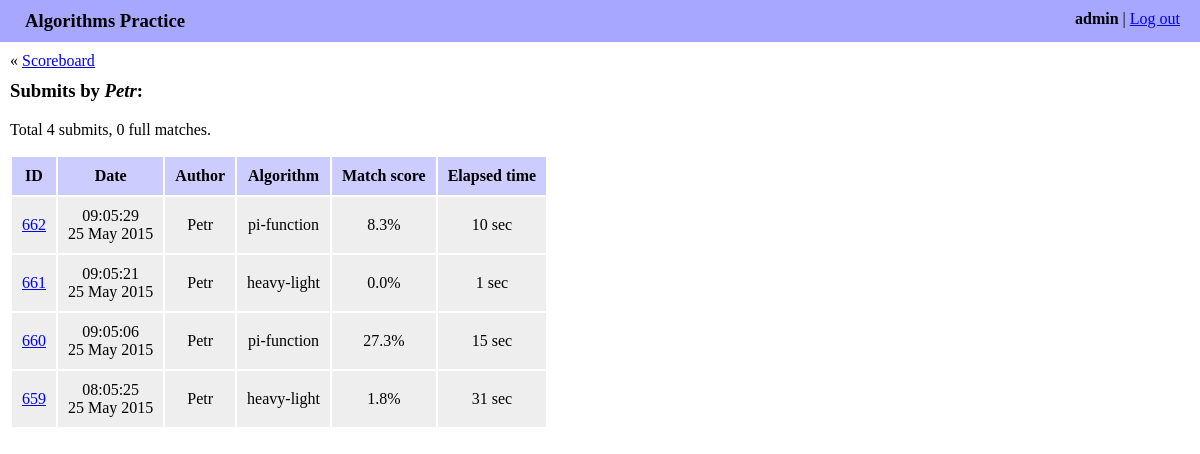
Before: /algo/history/Petr/ (signed in) with the older database file.
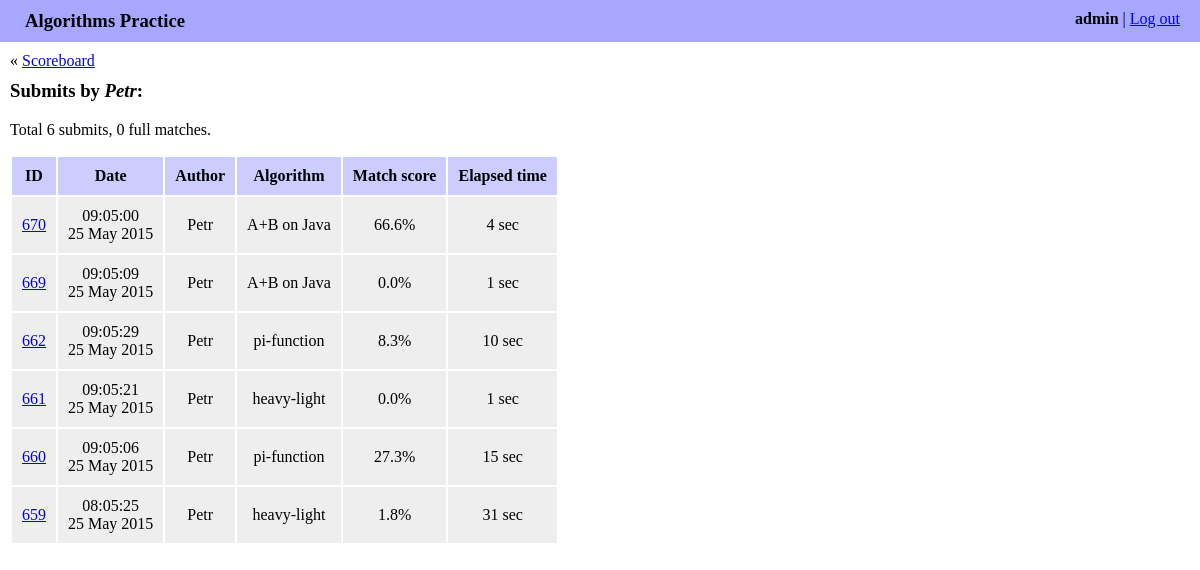
After: the same page with the newer database file.
### algo/models.py (models this page shows, shortened)
class Submit(models.Model):
    algorithm = models.ForeignKey(Algorithm)
    author = models.ForeignKey(User)
    date = models.DateTimeField(auto_now_add=True)
    elapsed_seconds = models.IntegerField()
    source_code = models.TextField()
    score = models.FloatField()

class Algorithm(models.Model):
    name = models.CharField(max_length=255)
    slug = models.SlugField(max_length=60)
    language = models.ForeignKey(Language)
    source_code = models.TextField()
    def __str__(self):
        return self.name

### algo/views.py (the view)
# urls.py: url(r'^history/(?P<author_username>[\w-]+)/$',
@login_required
def history(request, author_username, algorithm_slug=None):
    author = get_object_or_404(User,
                               username=author_username, groups__name='algo')
    if algorithm_slug is not None:
        algorithm = get_object_or_404(Algorithm, slug=algorithm_slug)
        submits = Submit.objects.filter(author=author, algorithm=algorithm)
    else:
        algorithm = None
        submits = Submit.objects.filter(author=author)
    submits = submits.order_by('-pk')
    full_matches_count = sum(1 for item in submits
                             if abs(item.score - 100) < EPS)
    return render(request, 'algo/history.html', {
        'algorithm': algorithm,
        'author': author,
        'full_matches_count': full_matches_count,
        'submits': submits,
    })

### algo/templates/algo/history.html (shortened to what this page needs)
{% extends "algo/base.html" %}
{% load staticfiles %}
{% block content %}
<div class="navigation_box">
    &laquo; <a href="{% url 'algo:index' %}">Scoreboard</a>
</div>
<h3>
    Submits
    by <i>{{ author.username }}</i>:
</h3>
<p>
    Total {{ submits|length }} submit{{ submits|length|pluralize }},
    {{ full_matches_count }} full match{{ full_matches_count|pluralize:"es" }}.
</p>
{% if submits %}
<table class="history_table">
    <thead>
        <th>ID</th>
        <th>Date</th>
        <th>Author</th>
        <th>Algorithm</th>
        <th>Match score</th>
        <th>Elapsed time</th>
    </thead>
    <tbody>
        {% for submit in submits %}
        <tr>
            <td>
                <a href="{% url 'algo:show_submit' submit.author.username submit.algorithm.slug submit.id %}">
                    {{ submit.id }}
                </a>
            </td>
            <td>
                {{ submit.date|date:"H:m:s" }}<br />
                {{ submit.date|date:"d M Y" }}
            </td>
            <td>{{ submit.author }}</td>
            <td>{{ submit.algorithm }}</td>
            <td>{{ submit.score|floatformat:1 }}%</td>
            <td>{{ submit.elapsed_seconds }} sec</td>
        </tr>
        {% endfor %}
    </tbody>
</table>
{% endif %}
{% endblock %}

### algo/templates/algo/base.html (shortened to what this page needs)
<!DOCTYPE html>
<html>
    <head>
        {% load staticfiles %}
        <link rel="stylesheet" href="{% static 'algo/style.css' %}">
    </head>
    <body>
        <div class="account_bar">
            <div class="account_info">
                <b>{{ request.user.username }}</b> | <a href="{% url 'logout' %}">Log out</a>
            </div>
            <div class="site_title">Algorithms Practice</div>
        </div>
        <div class="content">
        {% block content %}{% endblock %}
        </div>
    </body>
</html>

### algo/static/algo/style.css (style rules this page uses)
body { margin: 0; }
.account_bar { background-color: #a7a7ff; padding: 10px 20px 10px 25px; }
.account_info { float: right; }
.site_title { font-size: 14pt; font-weight: bold; }
.content { margin: 10px; }
h3 { margin-top: 10px; }
.history_table { text-align: center; }
.history_table th { background-color: #ccf; padding: 10px; }
.history_table td { background-color: #eee; padding: 10px; }

Changed rows visible on the page:
added Submit: id "670", date "09:05:00", date "25 May 2015", author "Petr", algorithm "A+B on Java", score "66.6", elapsed_seconds "4"
added Submit: id "669", date "09:05:09", date "25 May 2015", author "Petr", algorithm "A+B on Java", score "0.0", elapsed_seconds "1"
Other visible differences:
{{ submits|length }}: "4" → "6"
